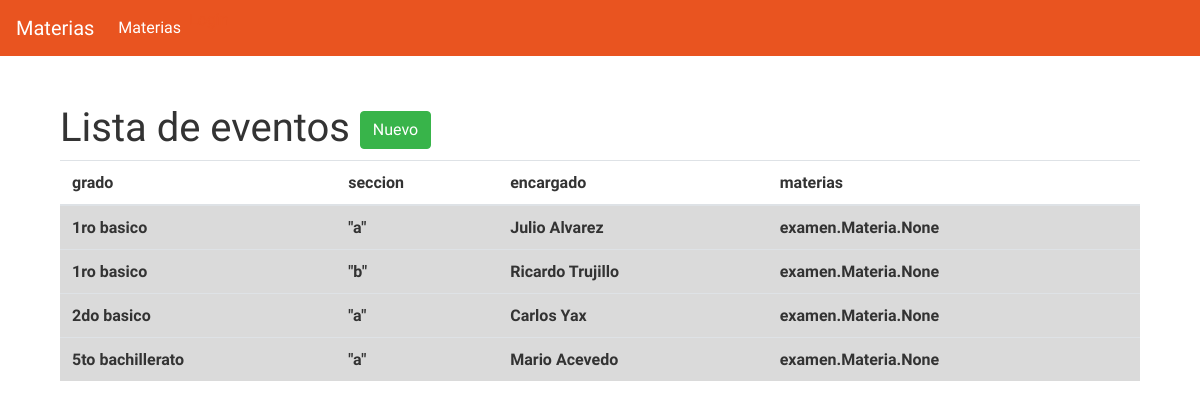
The app's page /grados/listar/, older data.
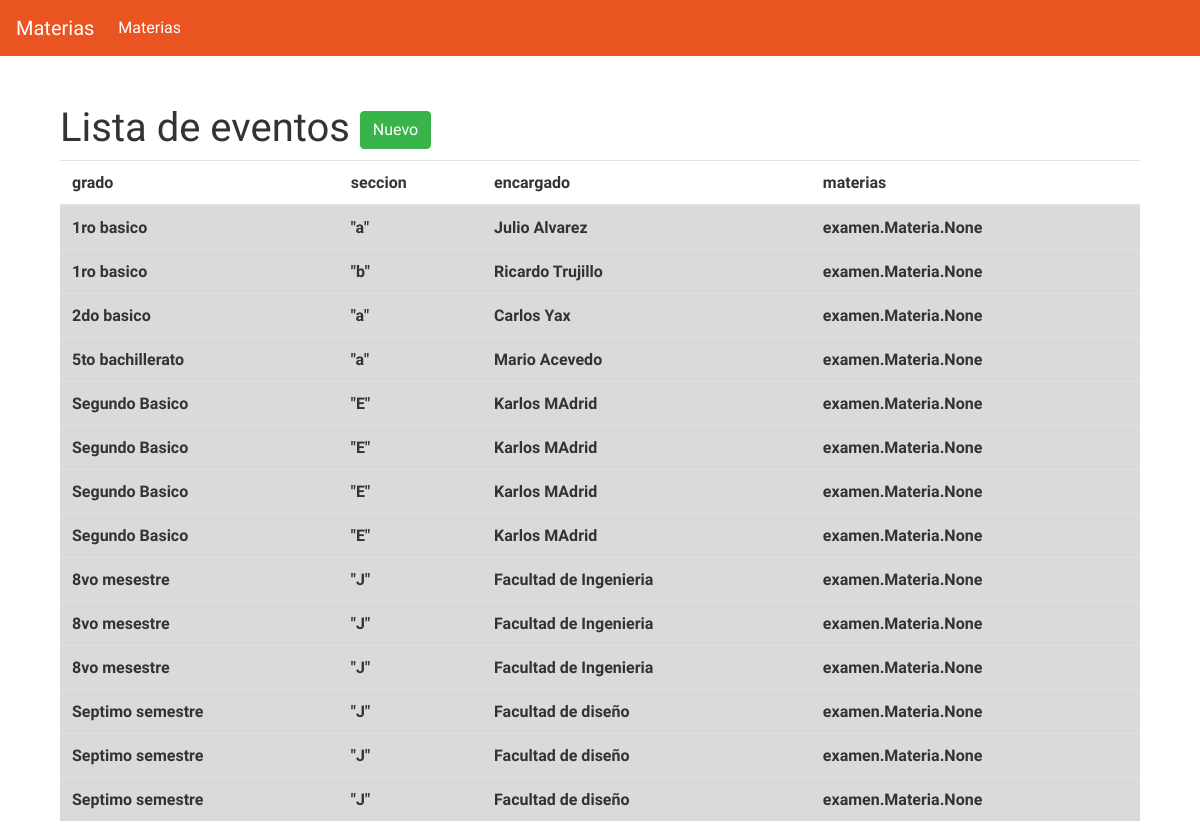
The same page, newer data.
### examen/models.py (models this page shows, shortened)
class Grado(models.Model):
    grado              = models.CharField(max_length=60)
    seccion            = models.CharField(max_length=60)
    encargado          = models.CharField(max_length=60)        #del mismo modo use encargado como preofesor, pero sin usar relaciones
    materias           = models.ManyToManyField(Materia, through='asignacion')

### examen/views.py (the view)
# urls.py: url(r'^grados/listar/$', views.listar_grados, name='listar_grados'),
def listar_grados(request):
    venta = Grado.objects.all()
    return render(request, 'examen/listargrados.html', {'venta': venta})

### examen/templates/examen/listargrados.html
{% extends 'examen/post_list.html' %}
{% block content %}
<div class="container">
  <h1>Lista de eventos <a href="" class="btn btn-success">Nuevo</a></h1>
      <table class="table table-hover">
        <thead>
          <tr>
            <th scope="col">grado</th>
            <th scope="col">seccion</th>
            <th scope="col">encargado</th>
            <th scope="col">materias</th>
          </tr>
        </thead>
        <tbody>
          {% for ventas in venta %}
          <tr class="table-active">
            <th>{{ventas.grado}}</th>
            <th>{{ventas.seccion}}</th>
            <th>{{ventas.encargado}}</th>
            <th>{{ventas.materias}}</th>
          </tr>
          {% endfor %}
        </tbody>
      </table>
</div>
{% endblock %}

### examen/templates/examen/post_list.html (shortened to what this page needs)
{% load static %}
<html>
    <head>
        <link rel="stylesheet" href="{% static 'css/style.css' %}">
    </head>
    <body>
            <nav class="navbar navbar-expand-lg navbar-dark bg-primary">
                    <a class="navbar-brand" href=""> Materias</a>
                    <div class="collapse navbar-collapse" id="navbarColor01">
                      <ul class="navbar-nav mr-auto">
                        <li class="nav-item active">
                          <a class="nav-link" href="{%url 'listar_materia'%}" class="top-menu"><span class="glyphicon glyphicon-list">  Materias </span></a>
                        </li>
                        {% if user.is_authenticated %}
                        <li class="nav-item">
                            <a class="nav-link" href="{%url 'crear_materia'%}" ><span class="glyphicon glyphicon-list">Nueva Materia</span></a>
                        </li>
                        <li class="nav-item">
                            <a class="nav-link" href="{%url 'listar_grados'%}" ><span class="glyphicon glyphicon-list">Grados</span></a>
                        </li>
                        <li class="nav-item">
                            <a class="nav-link" href="{%url 'grados_new'%}" ><span class="glyphicon glyphicon-list">agregar Grados</span></a>
                        </li>
                        <a class="nav-link"> Bienvenido {{ user.username }} <a nav-link href="">Log out</a></a>
                        {% else %}
                        <a href="{% url 'login' %}" class="top-menu"><span class="glyphicon glyphicon-lock">Login</span></a>
                        {% endif %}
                      </ul>
                    </div>
                  </nav>
                <br>
                <br>
                <div class="content container">
                        {% block content %}
                        {% endblock %}
                </div>
    </body>
</html>

Row changes from the older to the newer data that the page shows:
added Grado: grado "Segundo Basico", seccion "\"E\"", encargado "Karlos MAdrid", materias "examen.Materia.None"
added Grado: grado "Segundo Basico", seccion "\"E\"", encargado "Karlos MAdrid", materias "examen.Materia.None"
added Grado: grado "Segundo Basico", seccion "\"E\"", encargado "Karlos MAdrid", materias "examen.Materia.None"
added Grado: grado "Segundo Basico", seccion "\"E\"", encargado "Karlos MAdrid", materias "examen.Materia.None"
added Grado: grado "8vo mesestre", seccion "\"J\"", encargado "Facultad de Ingenieria", materias "examen.Materia.None"
added Grado: grado "8vo mesestre", seccion "\"J\"", encargado "Facultad de Ingenieria", materias "examen.Materia.None"
added Grado: grado "8vo mesestre", seccion "\"J\"", encargado "Facultad de Ingenieria", materias "examen.Materia.None"
added Grado: grado "Septimo semestre", seccion "\"J\"", encargado "Facultad de diseño", materias "examen.Materia.None"
added Grado: grado "Septimo semestre", seccion "\"J\"", encargado "Facultad de diseño", materias "examen.Materia.None"
added Grado: grado "Septimo semestre", seccion "\"J\"", encargado "Facultad de diseño", materias "examen.Materia.None"
